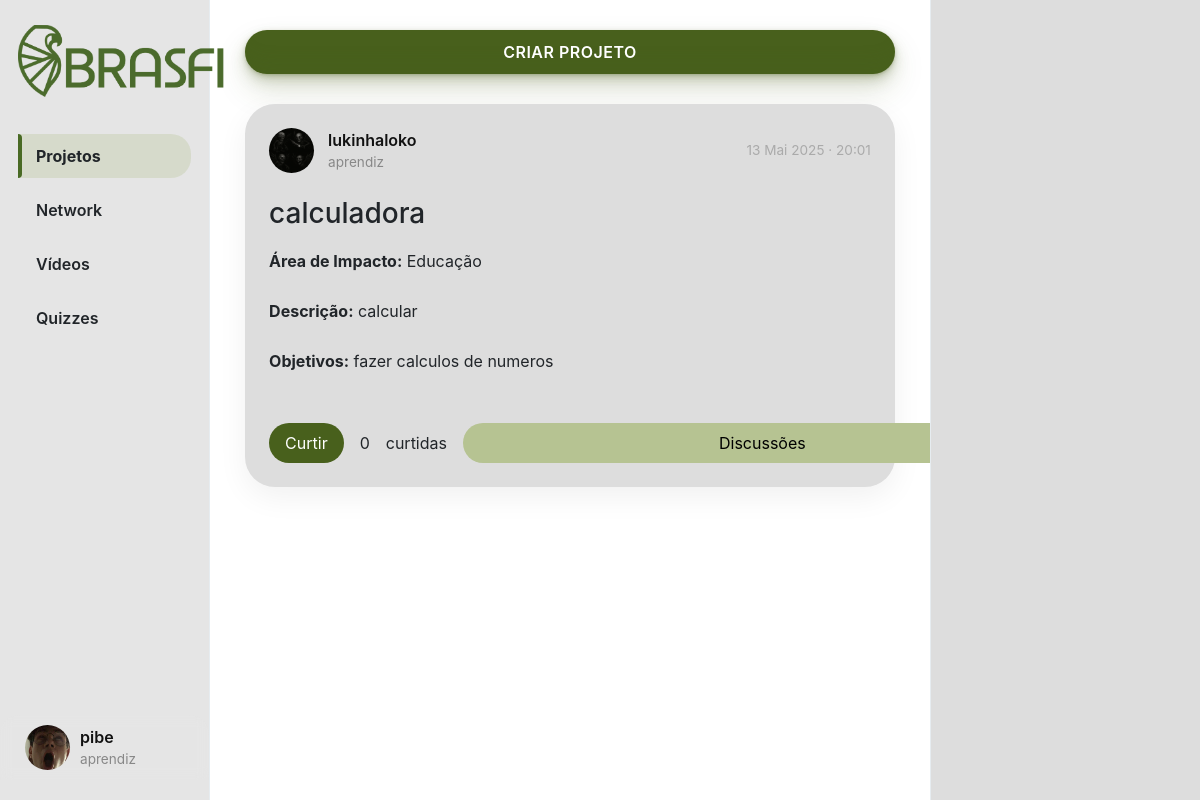
Before: /projecthub/ (signed in) with the older database file.
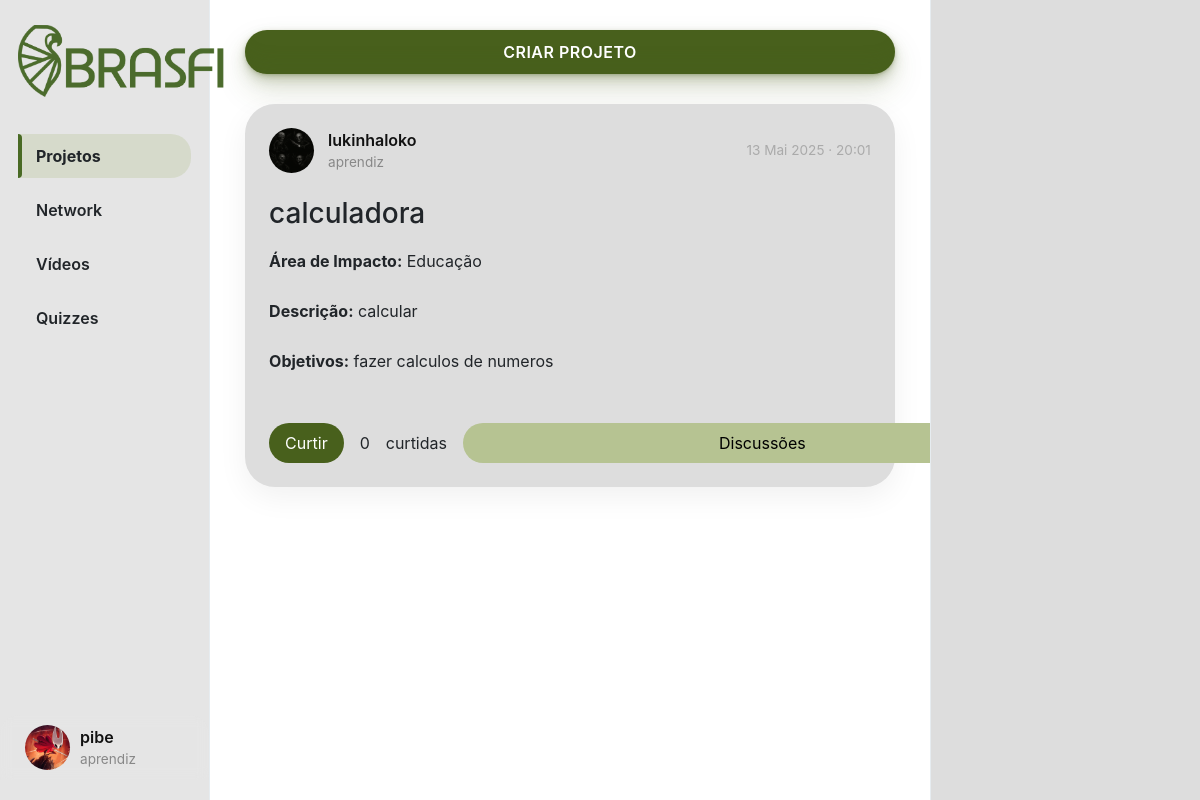
After: the same page with the newer database file.
### App_BRASFI/models.py (models this page shows, shortened)
class User(AbstractUser):
    TIPO_USUARIO = (
        ('mentor', 'Mentor'),
        ('aprendiz', 'Aprendiz'),
    )
    profilePic = models.ImageField(upload_to='profile_pic/', blank=True, null=True)
    userType = models.CharField(max_length=10, choices=TIPO_USUARIO, default='aprendiz')

### App_BRASFI/views.py (the view)
# urls.py: path('projecthub/', views.ProjectHubView, name='projecthub'),
@login_required
def ProjectHubView(request):
    projetos = Projeto.objects.filter(status="aprovado").order_by("-created_at")
    liked_ids = set(
        Like.objects.filter(user=request.user)
                    .values_list('projeto_id', flat=True)
    )
    return render(request, "projecthub.html", {
        "page": "projecthub",
        "projetos": projetos,
        "liked_projects": liked_ids
    })

### App_BRASFI/templates/projecthub.html (shortened to what this page needs)
{% extends "layout.html" %}
{% load static %}
{% block body %}
    {% if user.userType == "aprendiz" %}
        <button id="popup-btn" class="btn new-post-btn" onclick="createproject()">Criar Projeto</button>
    {% endif %}
    {% if projetos %}
    <div class="posts-view">
        {% for projeto in projetos %}
        <div class="post-card">
            <div class="post-header">
                <div class="creator-info">
                    <div class="small-profilepic"
                         style="background-image: url('/media/{{ projeto.user.profilePic }}');"></div>
                    <div>
                        <div class="username">{{ projeto.user.username }}</div>
                        <div class="user-type">{{ projeto.user.userType }}</div>
                    </div>
                </div>
                <div class="created-at">{{ projeto.created_at|date:"d M Y · H:i" }}</div>
            </div>
            <div class="post-details">
                <h3>{{ projeto.title }}</h3>
                <p><strong>Área de Impacto:</strong> {{ projeto.get_impact_area_display }}</p>
                <p><strong>Descrição:</strong> {{ projeto.description }}</p>
                <p><strong>Objetivos:</strong> {{ projeto.objective }}</p>
            </div>
            <div class="post-actions">
                <button
                    onclick="curtirProjeto({{ projeto.id }})"
                    id="like-btn-{{ projeto.id }}"
                    class="action-btn1">
                    Curtir
                </button>
                <span id="like-count-{{ projeto.id }}">{{ projeto.like_set.count }}</span> curtidas
                <button onclick="toggleForum({{ projeto.id }})" class="action-btn2">
                    Discussões
                </button>
            </div>
        </div>
        {% endfor %}
    </div>
    {% else %}
    <div class="posts-view">
        <p>Nenhum projeto aprovado encontrado.</p>
    </div>
    {% endif %}
{% endblock %}

### App_BRASFI/templates/layout.html (shortened to what this page needs)
{% load static %}
<!DOCTYPE html>
<html lang="pt-br">
    <head>
        <link rel="stylesheet" href="https://cdnjs.cloudflare.com/ajax/libs/font-awesome/6.5.0/css/all.min.css">
        <link rel="stylesheet" href="https://stackpath.bootstrapcdn.com/bootstrap/4.4.1/css/bootstrap.min.css">
        <link href="{% static 'styles/hub.css' %}" rel="stylesheet">
        <link rel="stylesheet" href="{% static 'styles/likes.css' %}">
    </head>
    <body>
        <div class="body" data-page="{{page}}">
            <div class="sidenav">
                <a href="{% url 'App_BRASFI:projecthub' %}" class="navbar-brand">
                    <img src="{% static 'img/BRASFI_nobg.png' %}" height="80px">
                </a>
                <ul class="sidenav-menu">
                    <li class="nav-item {% if page == 'projecthub' %}active{% endif %}">
                        <a href="{% url 'App_BRASFI:projecthub' %}" class="nav-link">
                            <div>Projetos</div>
                        </a>
                    </li>
                    <li class="nav-item {% if page == 'networkhub' %}active{% endif %}">
                        <a href="{% url 'App_BRASFI:networkhub' %}" class="nav-link">
                            <div>Network</div>
                        </a>
                    </li>
                    <li class="nav-item {% if request.path == '/videos' %}active{% endif %}">
                        <a href="{% url 'App_BRASFI:videos' %}" class="nav-link">
                            <div>Vídeos</div>
                        </a>
                    </li>
                    <li class="nav-item {% if request.path == '/quizzes' %}active{% endif %}">
                        <a href="{% url 'App_BRASFI:quizzes' %}" class="nav-link">
                            <div>Quizzes</div>
                        </a>
                    </li>
                </ul>
                <div class="sidenav-user-wrapper">
                    <div class="user_account" onclick="toggleUserDropdown(event)">
                        <div class="small-profilepic" style="background-image: url('/media/{{ user.profilePic }}')"></div>
                        <div class="user-info">
                            <div class="username">{{ user.username }}</div>
                            <div class="user-type grey">{{ user.userType }}</div>
                        </div>
                    </div>
                </div>
            </div>
            <div class="main-div">
                <div class="left-div">
                    <div class="posts-view">
                        <div class="main-div-content">
                            {% block body %}
                            {% endblock %}
                        </div>
                    </div>
                </div>
            </div>
            <div class="right-div">
                <div class='right-div-content'>
                </div>
            </div>
        </div>
    </body>
</html>

Changed rows visible on the page:
changed User "pibe": profilePic: a different picture
